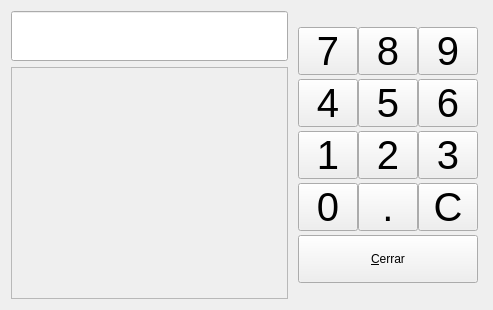
<?xml version="1.0" encoding="UTF-8"?>
<ui version="4.0">
 <class>TrabajadoresBase</class>
 <widget class="QWidget" name="TrabajadoresBase">
  <property name="geometry">
   <rect>
    <x>0</x>
    <y>0</y>
    <width>493</width>
    <height>310</height>
   </rect>
  </property>
  <property name="windowTitle">
   <string>Registro de camarero</string>
  </property>
  <layout class="QGridLayout" name="gridLayout">
   <item row="0" column="0">
    <layout class="QVBoxLayout" name="verticalLayout">
     <item>
      <widget class="QLineEdit" name="mui_password">
       <property name="font">
        <font>
         <pointsize>28</pointsize>
         <weight>75</weight>
         <bold>true</bold>
        </font>
       </property>
       <property name="maxLength">
        <number>15</number>
       </property>
       <property name="echoMode">
        <enum>QLineEdit::Password</enum>
       </property>
      </widget>
     </item>
     <item>
      <widget class="QFrame" name="mui_frame">
       <property name="frameShape">
        <enum>QFrame::StyledPanel</enum>
       </property>
       <property name="frameShadow">
        <enum>QFrame::Raised</enum>
       </property>
      </widget>
     </item>
    </layout>
   </item>
   <item row="0" column="1">
    <layout class="QGridLayout">
     <property name="horizontalSpacing">
      <number>0</number>
     </property>
     <property name="verticalSpacing">
      <number>4</number>
     </property>
     <property name="margin">
      <number>4</number>
     </property>
     <item row="1" column="0">
      <widget class="QToolButton" name="mui_7">
       <property name="sizePolicy">
        <sizepolicy hsizetype="Fixed" vsizetype="Fixed">
         <horstretch>0</horstretch>
         <verstretch>0</verstretch>
        </sizepolicy>
       </property>
       <property name="minimumSize">
        <size>
         <width>60</width>
         <height>48</height>
        </size>
       </property>
       <property name="maximumSize">
        <size>
         <width>60</width>
         <height>48</height>
        </size>
       </property>
       <property name="font">
        <font>
         <pointsize>30</pointsize>
        </font>
       </property>
       <property name="focusPolicy">
        <enum>Qt::NoFocus</enum>
       </property>
       <property name="text">
        <string>7</string>
       </property>
      </widget>
     </item>
     <item row="1" column="1">
      <widget class="QToolButton" name="mui_8">
       <property name="sizePolicy">
        <sizepolicy hsizetype="Fixed" vsizetype="Fixed">
         <horstretch>0</horstretch>
         <verstretch>0</verstretch>
        </sizepolicy>
       </property>
       <property name="minimumSize">
        <size>
         <width>60</width>
         <height>48</height>
        </size>
       </property>
       <property name="maximumSize">
        <size>
         <width>60</width>
         <height>48</height>
        </size>
       </property>
       <property name="font">
        <font>
         <pointsize>30</pointsize>
        </font>
       </property>
       <property name="focusPolicy">
        <enum>Qt::NoFocus</enum>
       </property>
       <property name="text">
        <string>8</string>
       </property>
      </widget>
     </item>
     <item row="1" column="2">
      <widget class="QToolButton" name="mui_9">
       <property name="sizePolicy">
        <sizepolicy hsizetype="Fixed" vsizetype="Fixed">
         <horstretch>0</horstretch>
         <verstretch>0</verstretch>
        </sizepolicy>
       </property>
       <property name="minimumSize">
        <size>
         <width>60</width>
         <height>48</height>
        </size>
       </property>
       <property name="maximumSize">
        <size>
         <width>60</width>
         <height>48</height>
        </size>
       </property>
       <property name="font">
        <font>
         <pointsize>30</pointsize>
        </font>
       </property>
       <property name="focusPolicy">
        <enum>Qt::NoFocus</enum>
       </property>
       <property name="text">
        <string>9</string>
       </property>
      </widget>
     </item>
     <item row="2" column="0">
      <widget class="QToolButton" name="mui_4">
       <property name="sizePolicy">
        <sizepolicy hsizetype="Fixed" vsizetype="Fixed">
         <horstretch>0</horstretch>
         <verstretch>0</verstretch>
        </sizepolicy>
       </property>
       <property name="minimumSize">
        <size>
         <width>60</width>
         <height>48</height>
        </size>
       </property>
       <property name="maximumSize">
        <size>
         <width>60</width>
         <height>48</height>
        </size>
       </property>
       <property name="font">
        <font>
         <pointsize>30</pointsize>
        </font>
       </property>
       <property name="focusPolicy">
        <enum>Qt::NoFocus</enum>
       </property>
       <property name="text">
        <string>4</string>
       </property>
      </widget>
     </item>
     <item row="2" column="1">
      <widget class="QToolButton" name="mui_5">
       <property name="sizePolicy">
        <sizepolicy hsizetype="Fixed" vsizetype="Fixed">
         <horstretch>0</horstretch>
         <verstretch>0</verstretch>
        </sizepolicy>
       </property>
       <property name="minimumSize">
        <size>
         <width>60</width>
         <height>48</height>
        </size>
       </property>
       <property name="maximumSize">
        <size>
         <width>60</width>
         <height>48</height>
        </size>
       </property>
       <property name="font">
        <font>
         <pointsize>30</pointsize>
        </font>
       </property>
       <property name="focusPolicy">
        <enum>Qt::NoFocus</enum>
       </property>
       <property name="text">
        <string>5</string>
       </property>
      </widget>
     </item>
     <item row="2" column="2">
      <widget class="QToolButton" name="mui_6">
       <property name="sizePolicy">
        <sizepolicy hsizetype="Fixed" vsizetype="Fixed">
         <horstretch>0</horstretch>
         <verstretch>0</verstretch>
        </sizepolicy>
       </property>
       <property name="minimumSize">
        <size>
         <width>60</width>
         <height>48</height>
        </size>
       </property>
       <property name="maximumSize">
        <size>
         <width>60</width>
         <height>48</height>
        </size>
       </property>
       <property name="font">
        <font>
         <pointsize>30</pointsize>
        </font>
       </property>
       <property name="focusPolicy">
        <enum>Qt::NoFocus</enum>
       </property>
       <property name="text">
        <string>6</string>
       </property>
       <property name="autoRaise">
        <bool>false</bool>
       </property>
      </widget>
     </item>
     <item row="3" column="0">
      <widget class="QToolButton" name="mui_1">
       <property name="sizePolicy">
        <sizepolicy hsizetype="Fixed" vsizetype="Fixed">
         <horstretch>0</horstretch>
         <verstretch>0</verstretch>
        </sizepolicy>
       </property>
       <property name="minimumSize">
        <size>
         <width>60</width>
         <height>48</height>
        </size>
       </property>
       <property name="maximumSize">
        <size>
         <width>60</width>
         <height>48</height>
        </size>
       </property>
       <property name="font">
        <font>
         <pointsize>30</pointsize>
        </font>
       </property>
       <property name="focusPolicy">
        <enum>Qt::NoFocus</enum>
       </property>
       <property name="text">
        <string>1</string>
       </property>
      </widget>
     </item>
     <item row="3" column="1">
      <widget class="QToolButton" name="mui_2">
       <property name="sizePolicy">
        <sizepolicy hsizetype="Fixed" vsizetype="Fixed">
         <horstretch>0</horstretch>
         <verstretch>0</verstretch>
        </sizepolicy>
       </property>
       <property name="minimumSize">
        <size>
         <width>60</width>
         <height>48</height>
        </size>
       </property>
       <property name="maximumSize">
        <size>
         <width>60</width>
         <height>48</height>
        </size>
       </property>
       <property name="font">
        <font>
         <pointsize>30</pointsize>
        </font>
       </property>
       <property name="focusPolicy">
        <enum>Qt::NoFocus</enum>
       </property>
       <property name="text">
        <string>2</string>
       </property>
      </widget>
     </item>
     <item row="3" column="2">
      <widget class="QToolButton" name="mui_3">
       <property name="sizePolicy">
        <sizepolicy hsizetype="Fixed" vsizetype="Fixed">
         <horstretch>0</horstretch>
         <verstretch>0</verstretch>
        </sizepolicy>
       </property>
       <property name="minimumSize">
        <size>
         <width>60</width>
         <height>48</height>
        </size>
       </property>
       <property name="maximumSize">
        <size>
         <width>60</width>
         <height>48</height>
        </size>
       </property>
       <property name="font">
        <font>
         <pointsize>30</pointsize>
        </font>
       </property>
       <property name="focusPolicy">
        <enum>Qt::NoFocus</enum>
       </property>
       <property name="text">
        <string>3</string>
       </property>
      </widget>
     </item>
     <item row="4" column="0">
      <widget class="QToolButton" name="mui_0">
       <property name="sizePolicy">
        <sizepolicy hsizetype="Fixed" vsizetype="Fixed">
         <horstretch>0</horstretch>
         <verstretch>0</verstretch>
        </sizepolicy>
       </property>
       <property name="minimumSize">
        <size>
         <width>60</width>
         <height>48</height>
        </size>
       </property>
       <property name="maximumSize">
        <size>
         <width>60</width>
         <height>48</height>
        </size>
       </property>
       <property name="font">
        <font>
         <pointsize>30</pointsize>
        </font>
       </property>
       <property name="focusPolicy">
        <enum>Qt::NoFocus</enum>
       </property>
       <property name="text">
        <string>0</string>
       </property>
      </widget>
     </item>
     <item row="4" column="1">
      <widget class="QToolButton" name="mui_punto">
       <property name="sizePolicy">
        <sizepolicy hsizetype="Fixed" vsizetype="Fixed">
         <horstretch>0</horstretch>
         <verstretch>0</verstretch>
        </sizepolicy>
       </property>
       <property name="minimumSize">
        <size>
         <width>60</width>
         <height>48</height>
        </size>
       </property>
       <property name="maximumSize">
        <size>
         <width>60</width>
         <height>48</height>
        </size>
       </property>
       <property name="font">
        <font>
         <pointsize>30</pointsize>
        </font>
       </property>
       <property name="focusPolicy">
        <enum>Qt::NoFocus</enum>
       </property>
       <property name="text">
        <string>.</string>
       </property>
      </widget>
     </item>
     <item row="4" column="2">
      <widget class="QToolButton" name="mui_c">
       <property name="sizePolicy">
        <sizepolicy hsizetype="Fixed" vsizetype="Fixed">
         <horstretch>0</horstretch>
         <verstretch>0</verstretch>
        </sizepolicy>
       </property>
       <property name="minimumSize">
        <size>
         <width>60</width>
         <height>48</height>
        </size>
       </property>
       <property name="maximumSize">
        <size>
         <width>60</width>
         <height>48</height>
        </size>
       </property>
       <property name="font">
        <font>
         <pointsize>30</pointsize>
        </font>
       </property>
       <property name="focusPolicy">
        <enum>Qt::NoFocus</enum>
       </property>
       <property name="text">
        <string>C</string>
       </property>
      </widget>
     </item>
     <item row="0" column="1">
      <spacer name="verticalSpacer">
       <property name="orientation">
        <enum>Qt::Vertical</enum>
       </property>
       <property name="sizeType">
        <enum>QSizePolicy::Ignored</enum>
       </property>
       <property name="sizeHint" stdset="0">
        <size>
         <width>20</width>
         <height>40</height>
        </size>
       </property>
      </spacer>
     </item>
     <item row="7" column="1">
      <spacer name="verticalSpacer_2">
       <property name="orientation">
        <enum>Qt::Vertical</enum>
       </property>
       <property name="sizeHint" stdset="0">
        <size>
         <width>20</width>
         <height>40</height>
        </size>
       </property>
      </spacer>
     </item>
     <item row="6" column="0" colspan="3">
      <widget class="QPushButton" name="mui_cerrar">
       <property name="minimumSize">
        <size>
         <width>0</width>
         <height>48</height>
        </size>
       </property>
       <property name="maximumSize">
        <size>
         <width>16777215</width>
         <height>48</height>
        </size>
       </property>
       <property name="text">
        <string>&amp;Cerrar</string>
       </property>
       <property name="iconSize">
        <size>
         <width>32</width>
         <height>32</height>
        </size>
       </property>
      </widget>
     </item>
     <item row="5" column="0" colspan="3">
      <spacer name="verticalSpacer_3">
       <property name="orientation">
        <enum>Qt::Vertical</enum>
       </property>
       <property name="sizeHint" stdset="0">
        <size>
         <width>20</width>
         <height>15</height>
        </size>
       </property>
      </spacer>
     </item>
    </layout>
   </item>
  </layout>
 </widget>
 <resources/>
 <connections/>
</ui>
